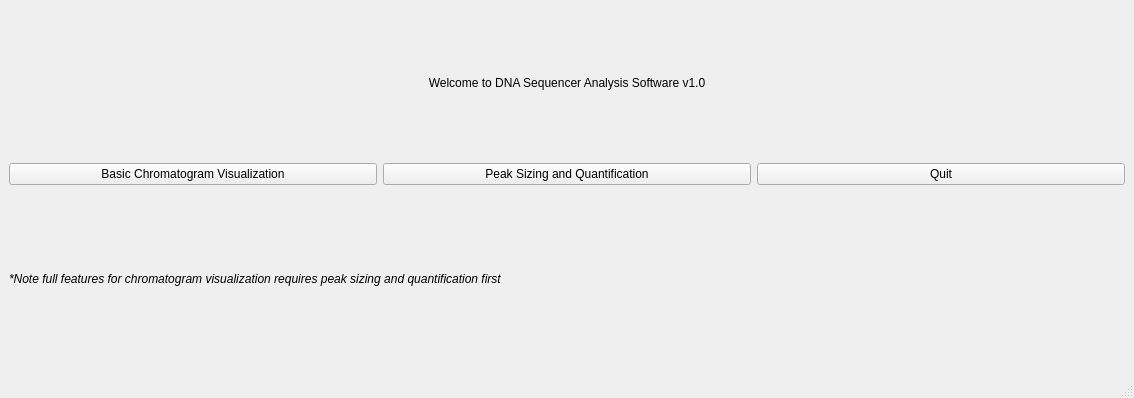
<?xml version="1.0" encoding="UTF-8"?>
<ui version="4.0">
 <class>MainWindow</class>
 <widget class="QMainWindow" name="MainWindow">
  <property name="geometry">
   <rect>
    <x>0</x>
    <y>0</y>
    <width>1134</width>
    <height>398</height>
   </rect>
  </property>
  <property name="windowTitle">
   <string>Welcome to DNA Sequencer Analysis Software v1.0</string>
  </property>
  <widget class="QWidget" name="centralwidget">
   <layout class="QGridLayout" name="gridLayout">
    <item row="0" column="0">
     <layout class="QVBoxLayout" name="verticalLayout">
      <item>
       <widget class="QLabel" name="label">
        <property name="text">
         <string>Welcome to DNA Sequencer Analysis Software v1.0</string>
        </property>
        <property name="alignment">
         <set>Qt::AlignCenter</set>
        </property>
       </widget>
      </item>
      <item>
       <layout class="QHBoxLayout" name="horizontalLayout">
        <item>
         <widget class="QPushButton" name="pushButton">
          <property name="text">
           <string>Basic Chromatogram Visualization</string>
          </property>
         </widget>
        </item>
        <item>
         <widget class="QPushButton" name="pushButton_2">
          <property name="text">
           <string>Peak Sizing and Quantification</string>
          </property>
         </widget>
        </item>
        <item>
         <widget class="QPushButton" name="pushButton_3">
          <property name="text">
           <string>Quit</string>
          </property>
         </widget>
        </item>
       </layout>
      </item>
     </layout>
    </item>
    <item row="1" column="0">
     <widget class="QLabel" name="label_2">
      <property name="font">
       <font>
        <italic>true</italic>
       </font>
      </property>
      <property name="text">
       <string>*Note full features for chromatogram visualization requires peak sizing and quantification first</string>
      </property>
      <property name="scaledContents">
       <bool>false</bool>
      </property>
      <property name="wordWrap">
       <bool>true</bool>
      </property>
     </widget>
    </item>
   </layout>
  </widget>
  <widget class="QMenuBar" name="menubar">
   <property name="geometry">
    <rect>
     <x>0</x>
     <y>0</y>
     <width>1134</width>
     <height>26</height>
    </rect>
   </property>
  </widget>
  <widget class="QStatusBar" name="statusbar"/>
 </widget>
 <resources/>
 <connections/>
</ui>
